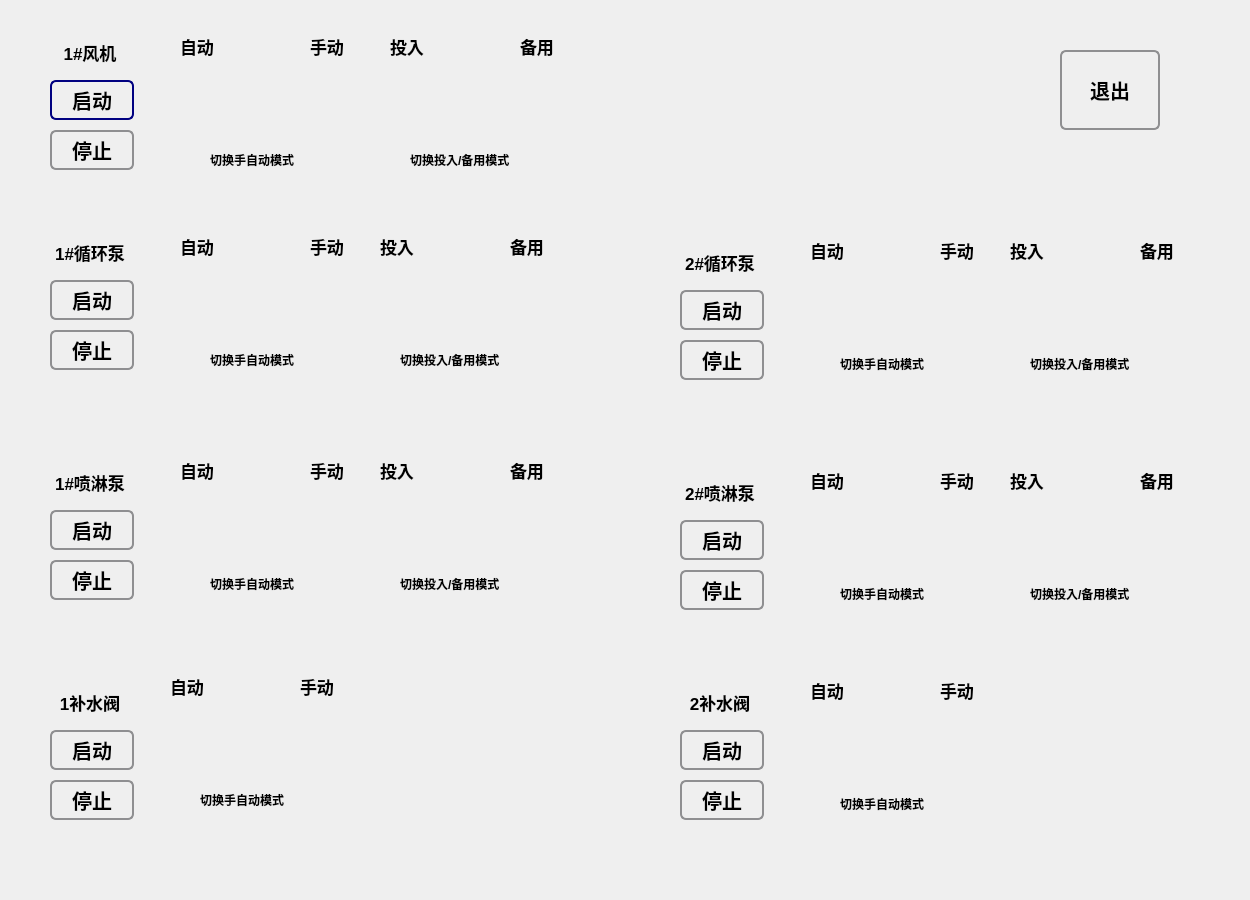
<?xml version="1.0" encoding="UTF-8"?>
<ui version="4.0">
 <class>DeoManualSettingDialog</class>
 <widget class="QDialog" name="DeoManualSettingDialog">
  <property name="geometry">
   <rect>
    <x>0</x>
    <y>0</y>
    <width>1250</width>
    <height>900</height>
   </rect>
  </property>
  <property name="sizePolicy">
   <sizepolicy hsizetype="Preferred" vsizetype="Preferred">
    <horstretch>1</horstretch>
    <verstretch>1</verstretch>
   </sizepolicy>
  </property>
  <property name="windowTitle">
   <string>Dialog</string>
  </property>
  <widget class="QPushButton" name="startFirstFanButton">
   <property name="geometry">
    <rect>
     <x>50</x>
     <y>80</y>
     <width>84</width>
     <height>40</height>
    </rect>
   </property>
   <property name="font">
    <font>
     <pointsize>15</pointsize>
     <weight>75</weight>
     <bold>true</bold>
    </font>
   </property>
   <property name="styleSheet">
    <string notr="true">QPushButton {
    border: 2px solid #8f8f91;
    border-radius: 6px;
    background-color: qlineargradient(x1: 0, y1: 0, x2: 0, y2: 1,
                                      stop: 0 #f6f7fa, stop: 1 #dadbde);
    min-width: 80px;
}

QPushButton:pressed {
    background-color: qlineargradient(x1: 0, y1: 0, x2: 0, y2: 1,
                                      stop: 0 #dadbde, stop: 1 #f6f7fa);
}

QPushButton:flat {
    border: none; /* no border for a flat push button */
}

QPushButton:default {
    border-color: navy; /* make the default button prominent */
}</string>
   </property>
   <property name="text">
    <string>启动</string>
   </property>
   <property name="flat">
    <bool>false</bool>
   </property>
  </widget>
  <widget class="QLabel" name="label_34">
   <property name="geometry">
    <rect>
     <x>50</x>
     <y>40</y>
     <width>80</width>
     <height>25</height>
    </rect>
   </property>
   <property name="font">
    <font>
     <pointsize>13</pointsize>
     <weight>75</weight>
     <bold>true</bold>
    </font>
   </property>
   <property name="text">
    <string>1#风机</string>
   </property>
   <property name="alignment">
    <set>Qt::AlignCenter</set>
   </property>
  </widget>
  <widget class="QLabel" name="label_36">
   <property name="geometry">
    <rect>
     <x>40</x>
     <y>240</y>
     <width>100</width>
     <height>25</height>
    </rect>
   </property>
   <property name="font">
    <font>
     <pointsize>13</pointsize>
     <weight>75</weight>
     <bold>true</bold>
    </font>
   </property>
   <property name="text">
    <string>1#循环泵</string>
   </property>
   <property name="alignment">
    <set>Qt::AlignCenter</set>
   </property>
  </widget>
  <widget class="QPushButton" name="startFirstPumpButton">
   <property name="geometry">
    <rect>
     <x>50</x>
     <y>280</y>
     <width>84</width>
     <height>40</height>
    </rect>
   </property>
   <property name="font">
    <font>
     <pointsize>15</pointsize>
     <weight>75</weight>
     <bold>true</bold>
    </font>
   </property>
   <property name="styleSheet">
    <string notr="true">QPushButton {
    border: 2px solid #8f8f91;
    border-radius: 6px;
    background-color: qlineargradient(x1: 0, y1: 0, x2: 0, y2: 1,
                                      stop: 0 #f6f7fa, stop: 1 #dadbde);
    min-width: 80px;
}

QPushButton:pressed {
    background-color: qlineargradient(x1: 0, y1: 0, x2: 0, y2: 1,
                                      stop: 0 #dadbde, stop: 1 #f6f7fa);
}

QPushButton:flat {
    border: none; /* no border for a flat push button */
}

QPushButton:default {
    border-color: navy; /* make the default button prominent */
}</string>
   </property>
   <property name="text">
    <string>启动</string>
   </property>
   <property name="flat">
    <bool>false</bool>
   </property>
  </widget>
  <widget class="QPushButton" name="startSecondPumpButton">
   <property name="geometry">
    <rect>
     <x>680</x>
     <y>290</y>
     <width>84</width>
     <height>40</height>
    </rect>
   </property>
   <property name="font">
    <font>
     <pointsize>15</pointsize>
     <weight>75</weight>
     <bold>true</bold>
    </font>
   </property>
   <property name="styleSheet">
    <string notr="true">QPushButton {
    border: 2px solid #8f8f91;
    border-radius: 6px;
    background-color: qlineargradient(x1: 0, y1: 0, x2: 0, y2: 1,
                                      stop: 0 #f6f7fa, stop: 1 #dadbde);
    min-width: 80px;
}

QPushButton:pressed {
    background-color: qlineargradient(x1: 0, y1: 0, x2: 0, y2: 1,
                                      stop: 0 #dadbde, stop: 1 #f6f7fa);
}

QPushButton:flat {
    border: none; /* no border for a flat push button */
}

QPushButton:default {
    border-color: navy; /* make the default button prominent */
}</string>
   </property>
   <property name="text">
    <string>启动</string>
   </property>
   <property name="flat">
    <bool>false</bool>
   </property>
  </widget>
  <widget class="QLabel" name="label_37">
   <property name="geometry">
    <rect>
     <x>670</x>
     <y>250</y>
     <width>100</width>
     <height>25</height>
    </rect>
   </property>
   <property name="font">
    <font>
     <pointsize>13</pointsize>
     <weight>75</weight>
     <bold>true</bold>
    </font>
   </property>
   <property name="text">
    <string>2#循环泵</string>
   </property>
   <property name="alignment">
    <set>Qt::AlignCenter</set>
   </property>
  </widget>
  <widget class="QPushButton" name="startFirstPlPumpButton">
   <property name="geometry">
    <rect>
     <x>50</x>
     <y>510</y>
     <width>84</width>
     <height>40</height>
    </rect>
   </property>
   <property name="font">
    <font>
     <pointsize>15</pointsize>
     <weight>75</weight>
     <bold>true</bold>
    </font>
   </property>
   <property name="styleSheet">
    <string notr="true">QPushButton {
    border: 2px solid #8f8f91;
    border-radius: 6px;
    background-color: qlineargradient(x1: 0, y1: 0, x2: 0, y2: 1,
                                      stop: 0 #f6f7fa, stop: 1 #dadbde);
    min-width: 80px;
}

QPushButton:pressed {
    background-color: qlineargradient(x1: 0, y1: 0, x2: 0, y2: 1,
                                      stop: 0 #dadbde, stop: 1 #f6f7fa);
}

QPushButton:flat {
    border: none; /* no border for a flat push button */
}

QPushButton:default {
    border-color: navy; /* make the default button prominent */
}</string>
   </property>
   <property name="text">
    <string>启动</string>
   </property>
   <property name="flat">
    <bool>false</bool>
   </property>
  </widget>
  <widget class="QLabel" name="label_38">
   <property name="geometry">
    <rect>
     <x>40</x>
     <y>470</y>
     <width>100</width>
     <height>25</height>
    </rect>
   </property>
   <property name="font">
    <font>
     <pointsize>13</pointsize>
     <weight>75</weight>
     <bold>true</bold>
    </font>
   </property>
   <property name="text">
    <string>1#喷淋泵</string>
   </property>
   <property name="alignment">
    <set>Qt::AlignCenter</set>
   </property>
  </widget>
  <widget class="QLabel" name="label_39">
   <property name="geometry">
    <rect>
     <x>670</x>
     <y>480</y>
     <width>100</width>
     <height>25</height>
    </rect>
   </property>
   <property name="font">
    <font>
     <pointsize>13</pointsize>
     <weight>75</weight>
     <bold>true</bold>
    </font>
   </property>
   <property name="text">
    <string>2#喷淋泵</string>
   </property>
   <property name="alignment">
    <set>Qt::AlignCenter</set>
   </property>
  </widget>
  <widget class="QPushButton" name="startSecondPlPumpButton">
   <property name="geometry">
    <rect>
     <x>680</x>
     <y>520</y>
     <width>84</width>
     <height>40</height>
    </rect>
   </property>
   <property name="font">
    <font>
     <pointsize>15</pointsize>
     <weight>75</weight>
     <bold>true</bold>
    </font>
   </property>
   <property name="styleSheet">
    <string notr="true">QPushButton {
    border: 2px solid #8f8f91;
    border-radius: 6px;
    background-color: qlineargradient(x1: 0, y1: 0, x2: 0, y2: 1,
                                      stop: 0 #f6f7fa, stop: 1 #dadbde);
    min-width: 80px;
}

QPushButton:pressed {
    background-color: qlineargradient(x1: 0, y1: 0, x2: 0, y2: 1,
                                      stop: 0 #dadbde, stop: 1 #f6f7fa);
}

QPushButton:flat {
    border: none; /* no border for a flat push button */
}

QPushButton:default {
    border-color: navy; /* make the default button prominent */
}</string>
   </property>
   <property name="text">
    <string>启动</string>
   </property>
   <property name="flat">
    <bool>false</bool>
   </property>
  </widget>
  <widget class="QLabel" name="label_40">
   <property name="geometry">
    <rect>
     <x>770</x>
     <y>1000</y>
     <width>80</width>
     <height>25</height>
    </rect>
   </property>
   <property name="font">
    <font>
     <pointsize>13</pointsize>
     <weight>75</weight>
     <bold>true</bold>
    </font>
   </property>
   <property name="text">
    <string>加热器</string>
   </property>
   <property name="alignment">
    <set>Qt::AlignCenter</set>
   </property>
  </widget>
  <widget class="QPushButton" name="startFirstHeaterButton">
   <property name="geometry">
    <rect>
     <x>760</x>
     <y>1030</y>
     <width>100</width>
     <height>80</height>
    </rect>
   </property>
   <property name="font">
    <font>
     <pointsize>15</pointsize>
     <weight>75</weight>
     <bold>true</bold>
    </font>
   </property>
   <property name="styleSheet">
    <string notr="true">QPushButton {
    border: 2px solid #8f8f91;
    border-radius: 6px;
    background-color: qlineargradient(x1: 0, y1: 0, x2: 0, y2: 1,
                                      stop: 0 #f6f7fa, stop: 1 #dadbde);
    min-width: 80px;
}

QPushButton:pressed {
    background-color: qlineargradient(x1: 0, y1: 0, x2: 0, y2: 1,
                                      stop: 0 #dadbde, stop: 1 #f6f7fa);
}

QPushButton:flat {
    border: none; /* no border for a flat push button */
}

QPushButton:default {
    border-color: navy; /* make the default button prominent */
}</string>
   </property>
   <property name="text">
    <string>启动</string>
   </property>
   <property name="flat">
    <bool>false</bool>
   </property>
  </widget>
  <widget class="QLabel" name="label_41">
   <property name="geometry">
    <rect>
     <x>940</x>
     <y>1000</y>
     <width>80</width>
     <height>25</height>
    </rect>
   </property>
   <property name="font">
    <font>
     <pointsize>13</pointsize>
     <weight>75</weight>
     <bold>true</bold>
    </font>
   </property>
   <property name="text">
    <string>伴热器</string>
   </property>
   <property name="alignment">
    <set>Qt::AlignCenter</set>
   </property>
  </widget>
  <widget class="QPushButton" name="startSecondHeaterButton">
   <property name="geometry">
    <rect>
     <x>930</x>
     <y>1030</y>
     <width>100</width>
     <height>80</height>
    </rect>
   </property>
   <property name="font">
    <font>
     <pointsize>15</pointsize>
     <weight>75</weight>
     <bold>true</bold>
    </font>
   </property>
   <property name="styleSheet">
    <string notr="true">QPushButton {
    border: 2px solid #8f8f91;
    border-radius: 6px;
    background-color: qlineargradient(x1: 0, y1: 0, x2: 0, y2: 1,
                                      stop: 0 #f6f7fa, stop: 1 #dadbde);
    min-width: 80px;
}

QPushButton:pressed {
    background-color: qlineargradient(x1: 0, y1: 0, x2: 0, y2: 1,
                                      stop: 0 #dadbde, stop: 1 #f6f7fa);
}

QPushButton:flat {
    border: none; /* no border for a flat push button */
}

QPushButton:default {
    border-color: navy; /* make the default button prominent */
}</string>
   </property>
   <property name="text">
    <string>启动</string>
   </property>
   <property name="flat">
    <bool>false</bool>
   </property>
  </widget>
  <widget class="QPushButton" name="startBwValveButton_2">
   <property name="geometry">
    <rect>
     <x>1060</x>
     <y>50</y>
     <width>100</width>
     <height>80</height>
    </rect>
   </property>
   <property name="font">
    <font>
     <pointsize>15</pointsize>
     <weight>75</weight>
     <bold>true</bold>
    </font>
   </property>
   <property name="styleSheet">
    <string notr="true">QPushButton {
    border: 2px solid #8f8f91;
    border-radius: 6px;
    background-color: qlineargradient(x1: 0, y1: 0, x2: 0, y2: 1,
                                      stop: 0 #f6f7fa, stop: 1 #dadbde);
    min-width: 80px;
}

QPushButton:pressed {
    background-color: qlineargradient(x1: 0, y1: 0, x2: 0, y2: 1,
                                      stop: 0 #dadbde, stop: 1 #f6f7fa);
}

QPushButton:flat {
    border: none; /* no border for a flat push button */
}

QPushButton:default {
    border-color: navy; /* make the default button prominent */
}</string>
   </property>
   <property name="text">
    <string>退出</string>
   </property>
   <property name="flat">
    <bool>false</bool>
   </property>
  </widget>
  <widget class="QPushButton" name="switchFanModePushButton">
   <property name="geometry">
    <rect>
     <x>230</x>
     <y>66</y>
     <width>64</width>
     <height>64</height>
    </rect>
   </property>
   <property name="autoFillBackground">
    <bool>false</bool>
   </property>
   <property name="styleSheet">
    <string notr="true">background: transparent; </string>
   </property>
   <property name="text">
    <string/>
   </property>
   <property name="iconSize">
    <size>
     <width>64</width>
     <height>64</height>
    </size>
   </property>
   <property name="flat">
    <bool>true</bool>
   </property>
  </widget>
  <widget class="QLabel" name="label_22">
   <property name="geometry">
    <rect>
     <x>210</x>
     <y>150</y>
     <width>150</width>
     <height>20</height>
    </rect>
   </property>
   <property name="font">
    <font>
     <weight>75</weight>
     <bold>true</bold>
    </font>
   </property>
   <property name="text">
    <string>切换手自动模式</string>
   </property>
  </widget>
  <widget class="QLabel" name="label_17">
   <property name="geometry">
    <rect>
     <x>310</x>
     <y>26</y>
     <width>50</width>
     <height>40</height>
    </rect>
   </property>
   <property name="font">
    <font>
     <pointsize>13</pointsize>
     <weight>75</weight>
     <bold>true</bold>
    </font>
   </property>
   <property name="text">
    <string>手动</string>
   </property>
  </widget>
  <widget class="QLabel" name="label_16">
   <property name="geometry">
    <rect>
     <x>180</x>
     <y>26</y>
     <width>50</width>
     <height>40</height>
    </rect>
   </property>
   <property name="font">
    <font>
     <pointsize>13</pointsize>
     <weight>75</weight>
     <bold>true</bold>
    </font>
   </property>
   <property name="text">
    <string>自动</string>
   </property>
  </widget>
  <widget class="QLabel" name="label_47">
   <property name="geometry">
    <rect>
     <x>40</x>
     <y>690</y>
     <width>100</width>
     <height>25</height>
    </rect>
   </property>
   <property name="font">
    <font>
     <pointsize>13</pointsize>
     <weight>75</weight>
     <bold>true</bold>
    </font>
   </property>
   <property name="text">
    <string>1补水阀</string>
   </property>
   <property name="alignment">
    <set>Qt::AlignCenter</set>
   </property>
  </widget>
  <widget class="QPushButton" name="startFirstBwValveButton">
   <property name="geometry">
    <rect>
     <x>50</x>
     <y>730</y>
     <width>84</width>
     <height>40</height>
    </rect>
   </property>
   <property name="font">
    <font>
     <pointsize>15</pointsize>
     <weight>75</weight>
     <bold>true</bold>
    </font>
   </property>
   <property name="styleSheet">
    <string notr="true">QPushButton {
    border: 2px solid #8f8f91;
    border-radius: 6px;
    background-color: qlineargradient(x1: 0, y1: 0, x2: 0, y2: 1,
                                      stop: 0 #f6f7fa, stop: 1 #dadbde);
    min-width: 80px;
}

QPushButton:pressed {
    background-color: qlineargradient(x1: 0, y1: 0, x2: 0, y2: 1,
                                      stop: 0 #dadbde, stop: 1 #f6f7fa);
}

QPushButton:flat {
    border: none; /* no border for a flat push button */
}

QPushButton:default {
    border-color: navy; /* make the default button prominent */
}</string>
   </property>
   <property name="text">
    <string>启动</string>
   </property>
   <property name="flat">
    <bool>false</bool>
   </property>
  </widget>
  <widget class="QLabel" name="label_48">
   <property name="geometry">
    <rect>
     <x>670</x>
     <y>690</y>
     <width>100</width>
     <height>25</height>
    </rect>
   </property>
   <property name="font">
    <font>
     <pointsize>13</pointsize>
     <weight>75</weight>
     <bold>true</bold>
    </font>
   </property>
   <property name="text">
    <string>2补水阀</string>
   </property>
   <property name="alignment">
    <set>Qt::AlignCenter</set>
   </property>
  </widget>
  <widget class="QPushButton" name="startSecondBwValveButton">
   <property name="geometry">
    <rect>
     <x>680</x>
     <y>730</y>
     <width>84</width>
     <height>40</height>
    </rect>
   </property>
   <property name="font">
    <font>
     <pointsize>15</pointsize>
     <weight>75</weight>
     <bold>true</bold>
    </font>
   </property>
   <property name="styleSheet">
    <string notr="true">QPushButton {
    border: 2px solid #8f8f91;
    border-radius: 6px;
    background-color: qlineargradient(x1: 0, y1: 0, x2: 0, y2: 1,
                                      stop: 0 #f6f7fa, stop: 1 #dadbde);
    min-width: 80px;
}

QPushButton:pressed {
    background-color: qlineargradient(x1: 0, y1: 0, x2: 0, y2: 1,
                                      stop: 0 #dadbde, stop: 1 #f6f7fa);
}

QPushButton:flat {
    border: none; /* no border for a flat push button */
}

QPushButton:default {
    border-color: navy; /* make the default button prominent */
}</string>
   </property>
   <property name="text">
    <string>启动</string>
   </property>
   <property name="flat">
    <bool>false</bool>
   </property>
  </widget>
  <widget class="QLabel" name="label_20">
   <property name="geometry">
    <rect>
     <x>390</x>
     <y>26</y>
     <width>50</width>
     <height>40</height>
    </rect>
   </property>
   <property name="font">
    <font>
     <pointsize>13</pointsize>
     <weight>75</weight>
     <bold>true</bold>
    </font>
   </property>
   <property name="text">
    <string>投入</string>
   </property>
  </widget>
  <widget class="QPushButton" name="switchFanSbPushButton">
   <property name="geometry">
    <rect>
     <x>440</x>
     <y>66</y>
     <width>64</width>
     <height>64</height>
    </rect>
   </property>
   <property name="autoFillBackground">
    <bool>false</bool>
   </property>
   <property name="styleSheet">
    <string notr="true">background: transparent; </string>
   </property>
   <property name="text">
    <string/>
   </property>
   <property name="iconSize">
    <size>
     <width>64</width>
     <height>64</height>
    </size>
   </property>
   <property name="flat">
    <bool>true</bool>
   </property>
  </widget>
  <widget class="QLabel" name="label_21">
   <property name="geometry">
    <rect>
     <x>520</x>
     <y>26</y>
     <width>50</width>
     <height>40</height>
    </rect>
   </property>
   <property name="font">
    <font>
     <pointsize>13</pointsize>
     <weight>75</weight>
     <bold>true</bold>
    </font>
   </property>
   <property name="text">
    <string>备用</string>
   </property>
  </widget>
  <widget class="QLabel" name="label_24">
   <property name="geometry">
    <rect>
     <x>410</x>
     <y>150</y>
     <width>140</width>
     <height>20</height>
    </rect>
   </property>
   <property name="font">
    <font>
     <weight>75</weight>
     <bold>true</bold>
    </font>
   </property>
   <property name="text">
    <string>切换投入/备用模式</string>
   </property>
  </widget>
  <widget class="QLabel" name="label_25">
   <property name="geometry">
    <rect>
     <x>180</x>
     <y>226</y>
     <width>50</width>
     <height>40</height>
    </rect>
   </property>
   <property name="font">
    <font>
     <pointsize>13</pointsize>
     <weight>75</weight>
     <bold>true</bold>
    </font>
   </property>
   <property name="text">
    <string>自动</string>
   </property>
  </widget>
  <widget class="QPushButton" name="switchPumpModePushButton_1">
   <property name="geometry">
    <rect>
     <x>230</x>
     <y>266</y>
     <width>64</width>
     <height>64</height>
    </rect>
   </property>
   <property name="autoFillBackground">
    <bool>false</bool>
   </property>
   <property name="styleSheet">
    <string notr="true">background: transparent; </string>
   </property>
   <property name="text">
    <string/>
   </property>
   <property name="iconSize">
    <size>
     <width>64</width>
     <height>64</height>
    </size>
   </property>
   <property name="flat">
    <bool>true</bool>
   </property>
  </widget>
  <widget class="QLabel" name="label_26">
   <property name="geometry">
    <rect>
     <x>310</x>
     <y>226</y>
     <width>50</width>
     <height>40</height>
    </rect>
   </property>
   <property name="font">
    <font>
     <pointsize>13</pointsize>
     <weight>75</weight>
     <bold>true</bold>
    </font>
   </property>
   <property name="text">
    <string>手动</string>
   </property>
  </widget>
  <widget class="QLabel" name="label_27">
   <property name="geometry">
    <rect>
     <x>210</x>
     <y>350</y>
     <width>120</width>
     <height>20</height>
    </rect>
   </property>
   <property name="font">
    <font>
     <weight>75</weight>
     <bold>true</bold>
    </font>
   </property>
   <property name="text">
    <string>切换手自动模式</string>
   </property>
  </widget>
  <widget class="QLabel" name="label_28">
   <property name="geometry">
    <rect>
     <x>380</x>
     <y>226</y>
     <width>50</width>
     <height>40</height>
    </rect>
   </property>
   <property name="font">
    <font>
     <pointsize>13</pointsize>
     <weight>75</weight>
     <bold>true</bold>
    </font>
   </property>
   <property name="text">
    <string>投入</string>
   </property>
  </widget>
  <widget class="QLabel" name="label_29">
   <property name="geometry">
    <rect>
     <x>510</x>
     <y>226</y>
     <width>50</width>
     <height>40</height>
    </rect>
   </property>
   <property name="font">
    <font>
     <pointsize>13</pointsize>
     <weight>75</weight>
     <bold>true</bold>
    </font>
   </property>
   <property name="text">
    <string>备用</string>
   </property>
  </widget>
  <widget class="QPushButton" name="switchPumpSbPushButton_1">
   <property name="geometry">
    <rect>
     <x>430</x>
     <y>266</y>
     <width>64</width>
     <height>64</height>
    </rect>
   </property>
   <property name="autoFillBackground">
    <bool>false</bool>
   </property>
   <property name="styleSheet">
    <string notr="true">background: transparent; </string>
   </property>
   <property name="text">
    <string/>
   </property>
   <property name="iconSize">
    <size>
     <width>64</width>
     <height>64</height>
    </size>
   </property>
   <property name="flat">
    <bool>true</bool>
   </property>
  </widget>
  <widget class="QLabel" name="label_30">
   <property name="geometry">
    <rect>
     <x>400</x>
     <y>350</y>
     <width>140</width>
     <height>20</height>
    </rect>
   </property>
   <property name="font">
    <font>
     <weight>75</weight>
     <bold>true</bold>
    </font>
   </property>
   <property name="text">
    <string>切换投入/备用模式</string>
   </property>
  </widget>
  <widget class="QLabel" name="label_31">
   <property name="geometry">
    <rect>
     <x>810</x>
     <y>230</y>
     <width>50</width>
     <height>40</height>
    </rect>
   </property>
   <property name="font">
    <font>
     <pointsize>13</pointsize>
     <weight>75</weight>
     <bold>true</bold>
    </font>
   </property>
   <property name="text">
    <string>自动</string>
   </property>
  </widget>
  <widget class="QLabel" name="label_32">
   <property name="geometry">
    <rect>
     <x>1010</x>
     <y>230</y>
     <width>50</width>
     <height>40</height>
    </rect>
   </property>
   <property name="font">
    <font>
     <pointsize>13</pointsize>
     <weight>75</weight>
     <bold>true</bold>
    </font>
   </property>
   <property name="text">
    <string>投入</string>
   </property>
  </widget>
  <widget class="QLabel" name="label_33">
   <property name="geometry">
    <rect>
     <x>940</x>
     <y>230</y>
     <width>50</width>
     <height>40</height>
    </rect>
   </property>
   <property name="font">
    <font>
     <pointsize>13</pointsize>
     <weight>75</weight>
     <bold>true</bold>
    </font>
   </property>
   <property name="text">
    <string>手动</string>
   </property>
  </widget>
  <widget class="QLabel" name="label_35">
   <property name="geometry">
    <rect>
     <x>1140</x>
     <y>230</y>
     <width>50</width>
     <height>40</height>
    </rect>
   </property>
   <property name="font">
    <font>
     <pointsize>13</pointsize>
     <weight>75</weight>
     <bold>true</bold>
    </font>
   </property>
   <property name="text">
    <string>备用</string>
   </property>
  </widget>
  <widget class="QLabel" name="label_42">
   <property name="geometry">
    <rect>
     <x>840</x>
     <y>354</y>
     <width>120</width>
     <height>20</height>
    </rect>
   </property>
   <property name="font">
    <font>
     <weight>75</weight>
     <bold>true</bold>
    </font>
   </property>
   <property name="text">
    <string>切换手自动模式</string>
   </property>
  </widget>
  <widget class="QPushButton" name="switchPumpSbPushButton_2">
   <property name="geometry">
    <rect>
     <x>1060</x>
     <y>270</y>
     <width>64</width>
     <height>64</height>
    </rect>
   </property>
   <property name="autoFillBackground">
    <bool>false</bool>
   </property>
   <property name="styleSheet">
    <string notr="true">background: transparent; </string>
   </property>
   <property name="text">
    <string/>
   </property>
   <property name="iconSize">
    <size>
     <width>64</width>
     <height>64</height>
    </size>
   </property>
   <property name="flat">
    <bool>true</bool>
   </property>
  </widget>
  <widget class="QLabel" name="label_43">
   <property name="geometry">
    <rect>
     <x>1030</x>
     <y>354</y>
     <width>140</width>
     <height>20</height>
    </rect>
   </property>
   <property name="font">
    <font>
     <weight>75</weight>
     <bold>true</bold>
    </font>
   </property>
   <property name="text">
    <string>切换投入/备用模式</string>
   </property>
  </widget>
  <widget class="QPushButton" name="switchPumpModePushButton_2">
   <property name="geometry">
    <rect>
     <x>860</x>
     <y>270</y>
     <width>64</width>
     <height>64</height>
    </rect>
   </property>
   <property name="autoFillBackground">
    <bool>false</bool>
   </property>
   <property name="styleSheet">
    <string notr="true">background: transparent; </string>
   </property>
   <property name="text">
    <string/>
   </property>
   <property name="iconSize">
    <size>
     <width>64</width>
     <height>64</height>
    </size>
   </property>
   <property name="flat">
    <bool>true</bool>
   </property>
  </widget>
  <widget class="QLabel" name="label_44">
   <property name="geometry">
    <rect>
     <x>180</x>
     <y>450</y>
     <width>50</width>
     <height>40</height>
    </rect>
   </property>
   <property name="font">
    <font>
     <pointsize>13</pointsize>
     <weight>75</weight>
     <bold>true</bold>
    </font>
   </property>
   <property name="text">
    <string>自动</string>
   </property>
  </widget>
  <widget class="QLabel" name="label_45">
   <property name="geometry">
    <rect>
     <x>380</x>
     <y>450</y>
     <width>50</width>
     <height>40</height>
    </rect>
   </property>
   <property name="font">
    <font>
     <pointsize>13</pointsize>
     <weight>75</weight>
     <bold>true</bold>
    </font>
   </property>
   <property name="text">
    <string>投入</string>
   </property>
  </widget>
  <widget class="QLabel" name="label_46">
   <property name="geometry">
    <rect>
     <x>310</x>
     <y>450</y>
     <width>50</width>
     <height>40</height>
    </rect>
   </property>
   <property name="font">
    <font>
     <pointsize>13</pointsize>
     <weight>75</weight>
     <bold>true</bold>
    </font>
   </property>
   <property name="text">
    <string>手动</string>
   </property>
  </widget>
  <widget class="QLabel" name="label_49">
   <property name="geometry">
    <rect>
     <x>510</x>
     <y>450</y>
     <width>50</width>
     <height>40</height>
    </rect>
   </property>
   <property name="font">
    <font>
     <pointsize>13</pointsize>
     <weight>75</weight>
     <bold>true</bold>
    </font>
   </property>
   <property name="text">
    <string>备用</string>
   </property>
  </widget>
  <widget class="QLabel" name="label_50">
   <property name="geometry">
    <rect>
     <x>210</x>
     <y>574</y>
     <width>120</width>
     <height>20</height>
    </rect>
   </property>
   <property name="font">
    <font>
     <weight>75</weight>
     <bold>true</bold>
    </font>
   </property>
   <property name="text">
    <string>切换手自动模式</string>
   </property>
  </widget>
  <widget class="QPushButton" name="switchPumpPlSbPushButton_1">
   <property name="geometry">
    <rect>
     <x>430</x>
     <y>490</y>
     <width>64</width>
     <height>64</height>
    </rect>
   </property>
   <property name="autoFillBackground">
    <bool>false</bool>
   </property>
   <property name="styleSheet">
    <string notr="true">background: transparent; </string>
   </property>
   <property name="text">
    <string/>
   </property>
   <property name="iconSize">
    <size>
     <width>64</width>
     <height>64</height>
    </size>
   </property>
   <property name="flat">
    <bool>true</bool>
   </property>
  </widget>
  <widget class="QLabel" name="label_51">
   <property name="geometry">
    <rect>
     <x>400</x>
     <y>574</y>
     <width>140</width>
     <height>20</height>
    </rect>
   </property>
   <property name="font">
    <font>
     <weight>75</weight>
     <bold>true</bold>
    </font>
   </property>
   <property name="text">
    <string>切换投入/备用模式</string>
   </property>
  </widget>
  <widget class="QPushButton" name="switchPumpPlModePushButton_1">
   <property name="geometry">
    <rect>
     <x>230</x>
     <y>490</y>
     <width>64</width>
     <height>64</height>
    </rect>
   </property>
   <property name="autoFillBackground">
    <bool>false</bool>
   </property>
   <property name="styleSheet">
    <string notr="true">background: transparent; </string>
   </property>
   <property name="text">
    <string/>
   </property>
   <property name="iconSize">
    <size>
     <width>64</width>
     <height>64</height>
    </size>
   </property>
   <property name="flat">
    <bool>true</bool>
   </property>
  </widget>
  <widget class="QPushButton" name="switchPumpPlModePushButton_2">
   <property name="geometry">
    <rect>
     <x>860</x>
     <y>500</y>
     <width>64</width>
     <height>64</height>
    </rect>
   </property>
   <property name="autoFillBackground">
    <bool>false</bool>
   </property>
   <property name="styleSheet">
    <string notr="true">background: transparent; </string>
   </property>
   <property name="text">
    <string/>
   </property>
   <property name="iconSize">
    <size>
     <width>64</width>
     <height>64</height>
    </size>
   </property>
   <property name="flat">
    <bool>true</bool>
   </property>
  </widget>
  <widget class="QLabel" name="label_52">
   <property name="geometry">
    <rect>
     <x>1140</x>
     <y>460</y>
     <width>50</width>
     <height>40</height>
    </rect>
   </property>
   <property name="font">
    <font>
     <pointsize>13</pointsize>
     <weight>75</weight>
     <bold>true</bold>
    </font>
   </property>
   <property name="text">
    <string>备用</string>
   </property>
  </widget>
  <widget class="QLabel" name="label_53">
   <property name="geometry">
    <rect>
     <x>940</x>
     <y>460</y>
     <width>50</width>
     <height>40</height>
    </rect>
   </property>
   <property name="font">
    <font>
     <pointsize>13</pointsize>
     <weight>75</weight>
     <bold>true</bold>
    </font>
   </property>
   <property name="text">
    <string>手动</string>
   </property>
  </widget>
  <widget class="QLabel" name="label_54">
   <property name="geometry">
    <rect>
     <x>810</x>
     <y>460</y>
     <width>50</width>
     <height>40</height>
    </rect>
   </property>
   <property name="font">
    <font>
     <pointsize>13</pointsize>
     <weight>75</weight>
     <bold>true</bold>
    </font>
   </property>
   <property name="text">
    <string>自动</string>
   </property>
  </widget>
  <widget class="QLabel" name="label_55">
   <property name="geometry">
    <rect>
     <x>840</x>
     <y>584</y>
     <width>120</width>
     <height>20</height>
    </rect>
   </property>
   <property name="font">
    <font>
     <weight>75</weight>
     <bold>true</bold>
    </font>
   </property>
   <property name="text">
    <string>切换手自动模式</string>
   </property>
  </widget>
  <widget class="QLabel" name="label_56">
   <property name="geometry">
    <rect>
     <x>1010</x>
     <y>460</y>
     <width>50</width>
     <height>40</height>
    </rect>
   </property>
   <property name="font">
    <font>
     <pointsize>13</pointsize>
     <weight>75</weight>
     <bold>true</bold>
    </font>
   </property>
   <property name="text">
    <string>投入</string>
   </property>
  </widget>
  <widget class="QPushButton" name="switchPumpPlSbPushButton_2">
   <property name="geometry">
    <rect>
     <x>1060</x>
     <y>500</y>
     <width>64</width>
     <height>64</height>
    </rect>
   </property>
   <property name="autoFillBackground">
    <bool>false</bool>
   </property>
   <property name="styleSheet">
    <string notr="true">background: transparent; </string>
   </property>
   <property name="text">
    <string/>
   </property>
   <property name="iconSize">
    <size>
     <width>64</width>
     <height>64</height>
    </size>
   </property>
   <property name="flat">
    <bool>true</bool>
   </property>
  </widget>
  <widget class="QLabel" name="label_57">
   <property name="geometry">
    <rect>
     <x>1030</x>
     <y>584</y>
     <width>140</width>
     <height>20</height>
    </rect>
   </property>
   <property name="font">
    <font>
     <weight>75</weight>
     <bold>true</bold>
    </font>
   </property>
   <property name="text">
    <string>切换投入/备用模式</string>
   </property>
  </widget>
  <widget class="QPushButton" name="switchBwValveModePushButton_1">
   <property name="geometry">
    <rect>
     <x>220</x>
     <y>706</y>
     <width>64</width>
     <height>64</height>
    </rect>
   </property>
   <property name="autoFillBackground">
    <bool>false</bool>
   </property>
   <property name="styleSheet">
    <string notr="true">background: transparent; </string>
   </property>
   <property name="text">
    <string/>
   </property>
   <property name="iconSize">
    <size>
     <width>64</width>
     <height>64</height>
    </size>
   </property>
   <property name="flat">
    <bool>true</bool>
   </property>
  </widget>
  <widget class="QLabel" name="label_58">
   <property name="geometry">
    <rect>
     <x>300</x>
     <y>666</y>
     <width>50</width>
     <height>40</height>
    </rect>
   </property>
   <property name="font">
    <font>
     <pointsize>13</pointsize>
     <weight>75</weight>
     <bold>true</bold>
    </font>
   </property>
   <property name="text">
    <string>手动</string>
   </property>
  </widget>
  <widget class="QLabel" name="label_59">
   <property name="geometry">
    <rect>
     <x>170</x>
     <y>666</y>
     <width>50</width>
     <height>40</height>
    </rect>
   </property>
   <property name="font">
    <font>
     <pointsize>13</pointsize>
     <weight>75</weight>
     <bold>true</bold>
    </font>
   </property>
   <property name="text">
    <string>自动</string>
   </property>
  </widget>
  <widget class="QLabel" name="label_60">
   <property name="geometry">
    <rect>
     <x>200</x>
     <y>790</y>
     <width>120</width>
     <height>20</height>
    </rect>
   </property>
   <property name="font">
    <font>
     <weight>75</weight>
     <bold>true</bold>
    </font>
   </property>
   <property name="text">
    <string>切换手自动模式</string>
   </property>
  </widget>
  <widget class="QLabel" name="label_61">
   <property name="geometry">
    <rect>
     <x>840</x>
     <y>794</y>
     <width>120</width>
     <height>20</height>
    </rect>
   </property>
   <property name="font">
    <font>
     <weight>75</weight>
     <bold>true</bold>
    </font>
   </property>
   <property name="text">
    <string>切换手自动模式</string>
   </property>
  </widget>
  <widget class="QPushButton" name="switchBwValveModePushButton_2">
   <property name="geometry">
    <rect>
     <x>860</x>
     <y>710</y>
     <width>64</width>
     <height>64</height>
    </rect>
   </property>
   <property name="autoFillBackground">
    <bool>false</bool>
   </property>
   <property name="styleSheet">
    <string notr="true">background: transparent; </string>
   </property>
   <property name="text">
    <string/>
   </property>
   <property name="iconSize">
    <size>
     <width>64</width>
     <height>64</height>
    </size>
   </property>
   <property name="flat">
    <bool>true</bool>
   </property>
  </widget>
  <widget class="QLabel" name="label_62">
   <property name="geometry">
    <rect>
     <x>940</x>
     <y>670</y>
     <width>50</width>
     <height>40</height>
    </rect>
   </property>
   <property name="font">
    <font>
     <pointsize>13</pointsize>
     <weight>75</weight>
     <bold>true</bold>
    </font>
   </property>
   <property name="text">
    <string>手动</string>
   </property>
  </widget>
  <widget class="QLabel" name="label_63">
   <property name="geometry">
    <rect>
     <x>810</x>
     <y>670</y>
     <width>50</width>
     <height>40</height>
    </rect>
   </property>
   <property name="font">
    <font>
     <pointsize>13</pointsize>
     <weight>75</weight>
     <bold>true</bold>
    </font>
   </property>
   <property name="text">
    <string>自动</string>
   </property>
  </widget>
  <widget class="QPushButton" name="stopFirstFanButton">
   <property name="geometry">
    <rect>
     <x>50</x>
     <y>130</y>
     <width>84</width>
     <height>40</height>
    </rect>
   </property>
   <property name="font">
    <font>
     <pointsize>15</pointsize>
     <weight>75</weight>
     <bold>true</bold>
    </font>
   </property>
   <property name="styleSheet">
    <string notr="true">QPushButton {
    border: 2px solid #8f8f91;
    border-radius: 6px;
    background-color: qlineargradient(x1: 0, y1: 0, x2: 0, y2: 1,
                                      stop: 0 #f6f7fa, stop: 1 #dadbde);
    min-width: 80px;
}

QPushButton:pressed {
    background-color: qlineargradient(x1: 0, y1: 0, x2: 0, y2: 1,
                                      stop: 0 #dadbde, stop: 1 #f6f7fa);
}

QPushButton:flat {
    border: none; /* no border for a flat push button */
}

QPushButton:default {
    border-color: navy; /* make the default button prominent */
}</string>
   </property>
   <property name="text">
    <string>停止</string>
   </property>
   <property name="flat">
    <bool>false</bool>
   </property>
  </widget>
  <widget class="QPushButton" name="stopFirstPumpButton">
   <property name="geometry">
    <rect>
     <x>50</x>
     <y>330</y>
     <width>84</width>
     <height>40</height>
    </rect>
   </property>
   <property name="font">
    <font>
     <pointsize>15</pointsize>
     <weight>75</weight>
     <bold>true</bold>
    </font>
   </property>
   <property name="styleSheet">
    <string notr="true">QPushButton {
    border: 2px solid #8f8f91;
    border-radius: 6px;
    background-color: qlineargradient(x1: 0, y1: 0, x2: 0, y2: 1,
                                      stop: 0 #f6f7fa, stop: 1 #dadbde);
    min-width: 80px;
}

QPushButton:pressed {
    background-color: qlineargradient(x1: 0, y1: 0, x2: 0, y2: 1,
                                      stop: 0 #dadbde, stop: 1 #f6f7fa);
}

QPushButton:flat {
    border: none; /* no border for a flat push button */
}

QPushButton:default {
    border-color: navy; /* make the default button prominent */
}</string>
   </property>
   <property name="text">
    <string>停止</string>
   </property>
   <property name="flat">
    <bool>false</bool>
   </property>
  </widget>
  <widget class="QPushButton" name="stopSecondPumpButton">
   <property name="geometry">
    <rect>
     <x>680</x>
     <y>340</y>
     <width>84</width>
     <height>40</height>
    </rect>
   </property>
   <property name="font">
    <font>
     <pointsize>15</pointsize>
     <weight>75</weight>
     <bold>true</bold>
    </font>
   </property>
   <property name="styleSheet">
    <string notr="true">QPushButton {
    border: 2px solid #8f8f91;
    border-radius: 6px;
    background-color: qlineargradient(x1: 0, y1: 0, x2: 0, y2: 1,
                                      stop: 0 #f6f7fa, stop: 1 #dadbde);
    min-width: 80px;
}

QPushButton:pressed {
    background-color: qlineargradient(x1: 0, y1: 0, x2: 0, y2: 1,
                                      stop: 0 #dadbde, stop: 1 #f6f7fa);
}

QPushButton:flat {
    border: none; /* no border for a flat push button */
}

QPushButton:default {
    border-color: navy; /* make the default button prominent */
}</string>
   </property>
   <property name="text">
    <string>停止</string>
   </property>
   <property name="flat">
    <bool>false</bool>
   </property>
  </widget>
  <widget class="QPushButton" name="stopFirstPumpPlButton">
   <property name="geometry">
    <rect>
     <x>50</x>
     <y>560</y>
     <width>84</width>
     <height>40</height>
    </rect>
   </property>
   <property name="font">
    <font>
     <pointsize>15</pointsize>
     <weight>75</weight>
     <bold>true</bold>
    </font>
   </property>
   <property name="styleSheet">
    <string notr="true">QPushButton {
    border: 2px solid #8f8f91;
    border-radius: 6px;
    background-color: qlineargradient(x1: 0, y1: 0, x2: 0, y2: 1,
                                      stop: 0 #f6f7fa, stop: 1 #dadbde);
    min-width: 80px;
}

QPushButton:pressed {
    background-color: qlineargradient(x1: 0, y1: 0, x2: 0, y2: 1,
                                      stop: 0 #dadbde, stop: 1 #f6f7fa);
}

QPushButton:flat {
    border: none; /* no border for a flat push button */
}

QPushButton:default {
    border-color: navy; /* make the default button prominent */
}</string>
   </property>
   <property name="text">
    <string>停止</string>
   </property>
   <property name="flat">
    <bool>false</bool>
   </property>
  </widget>
  <widget class="QPushButton" name="stopSecondPumpPLButton">
   <property name="geometry">
    <rect>
     <x>680</x>
     <y>570</y>
     <width>84</width>
     <height>40</height>
    </rect>
   </property>
   <property name="font">
    <font>
     <pointsize>15</pointsize>
     <weight>75</weight>
     <bold>true</bold>
    </font>
   </property>
   <property name="styleSheet">
    <string notr="true">QPushButton {
    border: 2px solid #8f8f91;
    border-radius: 6px;
    background-color: qlineargradient(x1: 0, y1: 0, x2: 0, y2: 1,
                                      stop: 0 #f6f7fa, stop: 1 #dadbde);
    min-width: 80px;
}

QPushButton:pressed {
    background-color: qlineargradient(x1: 0, y1: 0, x2: 0, y2: 1,
                                      stop: 0 #dadbde, stop: 1 #f6f7fa);
}

QPushButton:flat {
    border: none; /* no border for a flat push button */
}

QPushButton:default {
    border-color: navy; /* make the default button prominent */
}</string>
   </property>
   <property name="text">
    <string>停止</string>
   </property>
   <property name="flat">
    <bool>false</bool>
   </property>
  </widget>
  <widget class="QPushButton" name="stopFirstBwValveButton">
   <property name="geometry">
    <rect>
     <x>50</x>
     <y>780</y>
     <width>84</width>
     <height>40</height>
    </rect>
   </property>
   <property name="font">
    <font>
     <pointsize>15</pointsize>
     <weight>75</weight>
     <bold>true</bold>
    </font>
   </property>
   <property name="styleSheet">
    <string notr="true">QPushButton {
    border: 2px solid #8f8f91;
    border-radius: 6px;
    background-color: qlineargradient(x1: 0, y1: 0, x2: 0, y2: 1,
                                      stop: 0 #f6f7fa, stop: 1 #dadbde);
    min-width: 80px;
}

QPushButton:pressed {
    background-color: qlineargradient(x1: 0, y1: 0, x2: 0, y2: 1,
                                      stop: 0 #dadbde, stop: 1 #f6f7fa);
}

QPushButton:flat {
    border: none; /* no border for a flat push button */
}

QPushButton:default {
    border-color: navy; /* make the default button prominent */
}</string>
   </property>
   <property name="text">
    <string>停止</string>
   </property>
   <property name="flat">
    <bool>false</bool>
   </property>
  </widget>
  <widget class="QPushButton" name="stopSecondBwValveButton">
   <property name="geometry">
    <rect>
     <x>680</x>
     <y>780</y>
     <width>84</width>
     <height>40</height>
    </rect>
   </property>
   <property name="font">
    <font>
     <pointsize>15</pointsize>
     <weight>75</weight>
     <bold>true</bold>
    </font>
   </property>
   <property name="styleSheet">
    <string notr="true">QPushButton {
    border: 2px solid #8f8f91;
    border-radius: 6px;
    background-color: qlineargradient(x1: 0, y1: 0, x2: 0, y2: 1,
                                      stop: 0 #f6f7fa, stop: 1 #dadbde);
    min-width: 80px;
}

QPushButton:pressed {
    background-color: qlineargradient(x1: 0, y1: 0, x2: 0, y2: 1,
                                      stop: 0 #dadbde, stop: 1 #f6f7fa);
}

QPushButton:flat {
    border: none; /* no border for a flat push button */
}

QPushButton:default {
    border-color: navy; /* make the default button prominent */
}</string>
   </property>
   <property name="text">
    <string>停止</string>
   </property>
   <property name="flat">
    <bool>false</bool>
   </property>
  </widget>
 </widget>
 <resources/>
 <connections/>
</ui>
